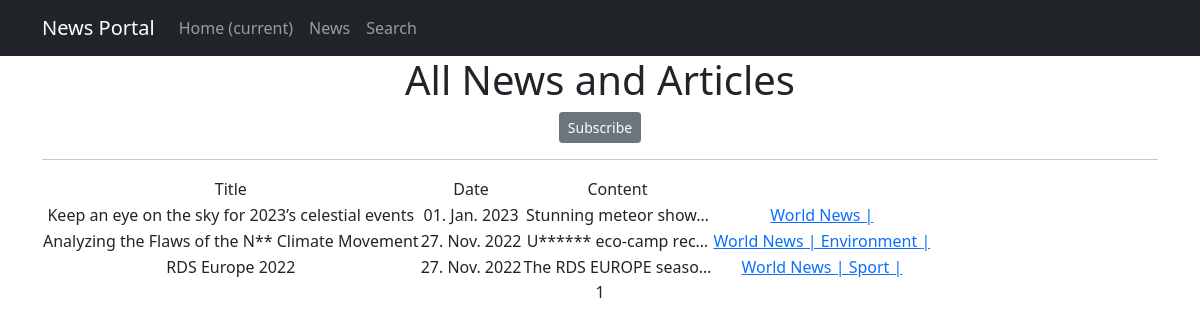
Screenshot of /news/categories/1 with the database file from the repository.
### news/models.py (models this page shows, shortened)
class Post(models.Model):
    article = 'AR'
    news = 'NE'
    NEWSTYPES = [
        (article, 'Article'),
        (news, 'News'),
    ]
    choice = models.CharField(max_length=2,
                              choices=NEWSTYPES,
                              default=news)
    date = models.DateTimeField(auto_now_add=True)
    title = models.CharField(max_length=255)
    content = models.TextField(default="No News / Articles Yet")
    news_rate = models.IntegerField(default=0)
    author = models.ForeignKey(Author, on_delete=models.CASCADE)
    category = models.ManyToManyField(Category, through='PostCategory')

class Category(models.Model):
    category_name = models.CharField(max_length=255, unique=True)
    subscribers = models.ManyToManyField(User, related_name='categories')

### news/views.py (the view)
# urls.py: path('categories/<int:pk>', CategoryListView.as_view(), name='category_list'),
class CategoryListView(NewsList):
    model = Post
    template_name = 'category_list.html'
    context_object_name = 'category_news'
    def get_queryset(self):
        self.category = get_object_or_404(Category, id=self.kwargs['pk'])
        queryset = Post.objects.filter(category=self.category).order_by('-date')
        return queryset
    def get_context_data(self, **kwargs):
        context = super().get_context_data(**kwargs)
        context['is_not_subscriber'] = self.request.user not in self.category.subscribers.all()
        context['category'] = self.category
        return context

### news/templatetags/custom_filters.py (called while the page is built)
@register.filter()
def censor(value):
    bad_words = ["new", "usually"]  # для примера отображения в разных новостях/статьях и в их заголовках
    if not isinstance(value, str):
        raise TypeError(f"Filter is used only for 'str' type!")
    for word in value.split():
        if word.lower() in bad_words:
            value = value.replace(word, f"{word[0]}{cenzor_symbol * (len(word) - 1)}")
    return value

### news/views.py (called while the page is built)
    def get_context_data(self, **kwargs):
        context = super().get_context_data(**kwargs)
        context['time_now'] = \
            datetime.utcnow()
        context['next_info'] = None
        return context

### templates/category_list.html (shortened to what this page needs)
{% extends 'flatpages/default.html' %}
{% load custom_filters %}
{% load custom_tags %}
{% block content %}
   <h1>All News and Articles</h1>
    {% if is_not_subscriber %}
        <p class='text-center'><a href="{% url 'subscribe' category.id %}" class="btn btn-secondary btn-sm">Subscribe</a> </p>
    {% endif %}
   <hr>
   {% if category_news %}
       <table>
           <tr>
               <td>Title</td>
               <td>Date</td>
               <td>Content</td>
           </tr>
           {% for new in category_news %}
           <tr>
               <td>{{ new.title|censor }}</td>
               <td>{{ new.date|date:'d. M. Y' }}</td>
               <td>{{ new.content|truncatechars:21|censor }}</td>
               <td>
                   {% for category in new.category.all %}
                   <a href="{% url 'category_list' category.id %}"> {{category.category_name}} | </a>
                   {% endfor %}
               </td>
           </tr>
           {% endfor %}
       </table>
   {% else %}
       <h2>No Available News Yet!</h2>
   {% endif %}
   {{ page_obj.number }}
{% endblock content %}

### rows the page displays
Post: title|censor "Keep an eye on the sky for 2023’s celestial events", date "01. Jan. 2023", content|censor "Stunning meteor show…"
Category: category_name "World News"
Post: title|censor "Analyzing the Flaws of the N** Climate Movement", date "27. Nov. 2022", content|censor "U****** eco-camp rec…"
Category: category_name "Environment"
Post: title|censor "RDS Europe 2022", date "27. Nov. 2022", content|censor "The RDS EUROPE seaso…"
Category: category_name "Sport"

### other values shown
{{ page_obj.number }} "1"
